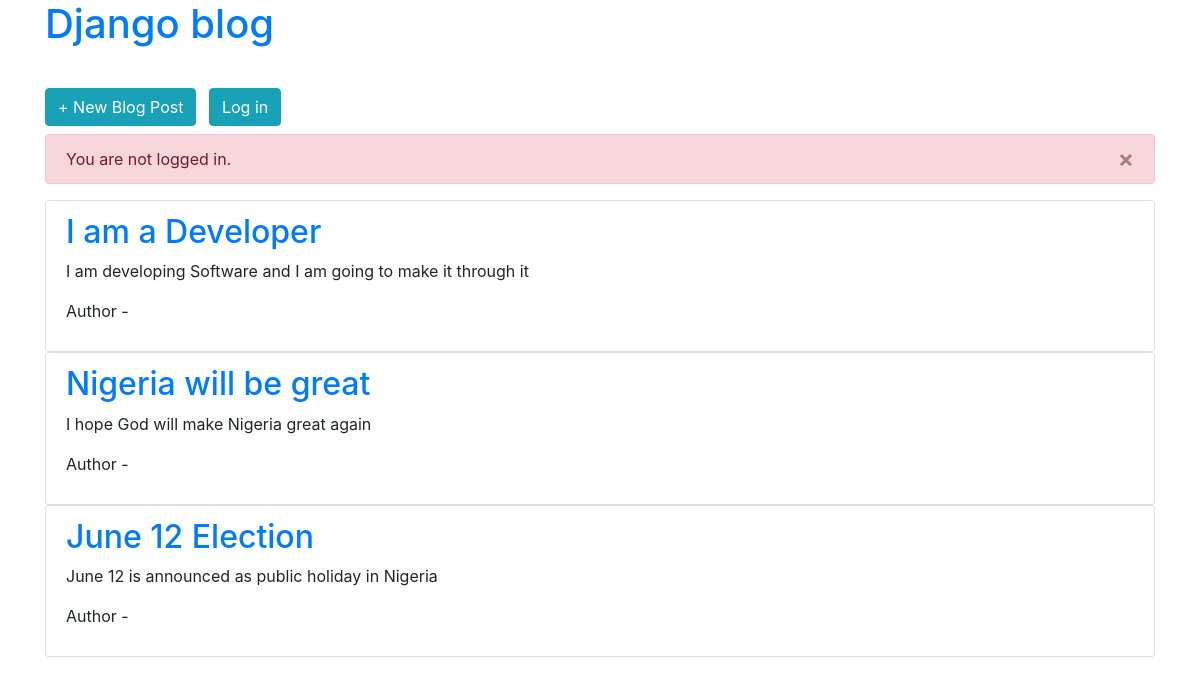
The page / on the database its author committed.
### blog/models.py (models this page shows, shortened)
class Post(models.Model):
    title = models.CharField(max_length=200)
    author = models.ForeignKey(User, on_delete=models.CASCADE)
    body = models.TextField()

### blog/views.py (the view)
# urls.py: path('', BlogListView.as_view(), name='home'),
class BlogListView(ListView):
    model = Post
    template_name = 'blog/home.html'

### blog/templates/blog/home.html
{% extends 'blog/base.html' %}
{% block content %}
    {% for post in object_list %}
        <ul class ="list-group">
            <li class="list-group-item">
                <h2><a href="{% url 'post_detail' post.pk %}">{{ post.title }}</a></h2>
                <p>{{ post.body }}</p>
                <p>Author - {{ user.first_name }}</p>
            </li>
        </ul>
    {% endfor %}
{% endblock content %}

### blog/templates/blog/base.html (shortened to what this page needs)
{% load static %}
<html>
    <head>
        <link href="{% static 'blog/css/base.css' %}" rel="stylesheet">
        <link href="{% static 'blog/css/bootstrap.css' %}" rel="stylesheet">
    </head>
    <body>
        <div class="container">
            <header>
                    <div class="nav-left">
                        <h1><a href="{% url 'home' %}">Django blog</a></h1>
                    </div>
                    <div class="nav-right">
                        <a class="btn btn-info btn-small" href="{% url 'post_new' %}">+ New Blog Post</a>
                        {% if user.is_authenticated %}
                            <a class="btn btn-info btn-small ml-2" href="{% url 'logout' %}">Log out</a>
                        {% else %}
                            <a class="btn btn-info btn-small ml-2" href="{% url 'login' %}">Log in</a>
                        {% endif %}
                    </div>
            </header>
            <div class="mt-2">
                {% if user.is_authenticated %}
                    <div class="alert alert-success alert-dismissible fade show">
                        <button type="button" class="close" data-dismiss="alert">&times;</button>
                        Hi {{ user.username }}!
                    </div>
                {% else %}
                    <div class="alert alert-danger alert-dismissible fade show">
                        <button type="button" class="close" data-dismiss="alert">&times;</button>
                        You are not logged in.
                    </div>
                {% endif %}
            </div>
            <div>
                {% block content %}
                {% endblock content %}
            </div>
        </div>
    </body>
</html>

### blog/static/blog/css/base.css (style rules this page uses)
.nav-right { padding-top: 2rem; }

### rows shown on the page
Post: title "I am a Developer", body "I am developing Software and I am going to make it through it"
Post: title "Nigeria will be great", body "I hope God will make Nigeria great again"
Post: title "June 12 Election", body "June 12 is announced as public holiday in Nigeria"
